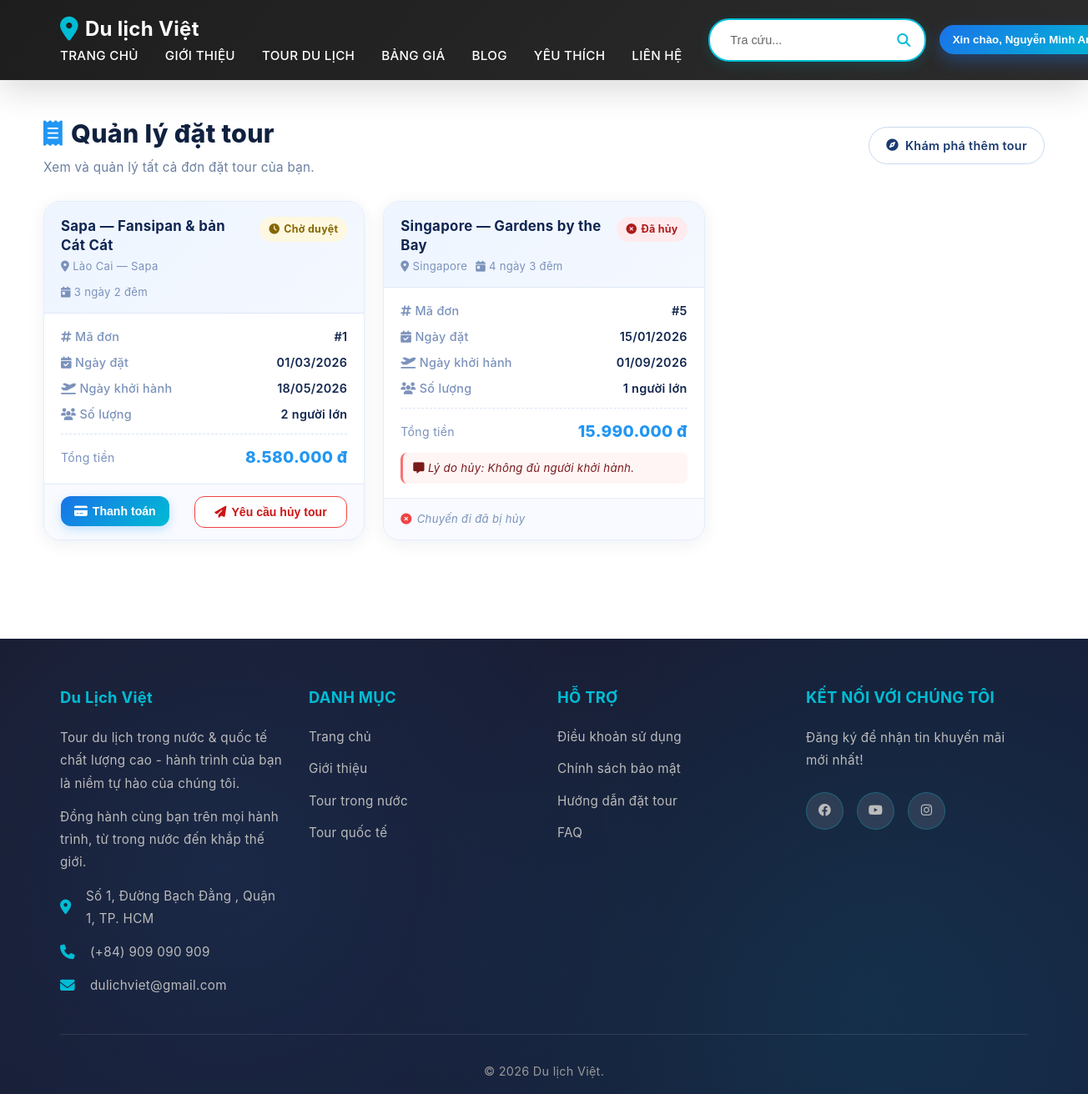
The page /frontend/my_bookings.php (signed in) on the database its author committed.
### tables this page shows
CREATE TABLE `bookings` (
  `id` INT UNSIGNED NOT NULL AUTO_INCREMENT,
  `user_id` INT UNSIGNED NOT NULL,
  `tour_id` INT UNSIGNED NOT NULL,
  `adults` INT UNSIGNED NOT NULL DEFAULT 1,
  `children` INT UNSIGNED NOT NULL DEFAULT 0,
  `departure_date` DATE NULL DEFAULT NULL,
  `coupon_code` VARCHAR(40) NULL DEFAULT NULL,
  `discount_amount` DECIMAL(12,2) NOT NULL DEFAULT 0.00,
  `holiday_surcharge_percent` TINYINT UNSIGNED NOT NULL DEFAULT 0,
  `holiday_surcharge_amount` DECIMAL(12,2) NOT NULL DEFAULT 0.00,
  `total_amount` DECIMAL(12,2) NOT NULL DEFAULT 0.00,
  `status` ENUM(
    'chờ duyệt',
    'đã xác nhận',
    'đã thanh toán',
    'yêu cầu hủy',
    'đã hủy'
  ) NOT NULL DEFAULT 'chờ duyệt',
  `cancel_reason` TEXT NULL DEFAULT NULL,
  `created_at` DATETIME NOT NULL DEFAULT CURRENT_TIMESTAMP,
  `updated_at` DATETIME NULL DEFAULT NULL ON UPDATE CURRENT_TIMESTAMP,
  PRIMARY KEY (`id`),
  KEY `idx_bookings_user` (`user_id`),
  KEY `idx_bookings_tour` (`tour_id`),
  KEY `idx_bookings_status` (`status`),
  KEY `idx_bookings_created` (`created_at`),
  CONSTRAINT `fk_bookings_user`
    FOREIGN KEY (`user_id`) REFERENCES `users` (`id`)
    ON DELETE CASCADE ON UPDATE CASCADE,
  CONSTRAINT `fk_bookings_tour`
    FOREIGN KEY (`tour_id`) REFERENCES `tours` (`id`)
    ON DELETE RESTRICT ON UPDATE CASCADE
);

CREATE TABLE `tours` (
  `id` INT UNSIGNED NOT NULL AUTO_INCREMENT,
  `category_id` INT UNSIGNED NULL DEFAULT NULL,
  `tour_name` VARCHAR(255) NOT NULL,
  `description` TEXT NULL,
  `journey_intro` MEDIUMTEXT NULL DEFAULT NULL,
  `highlights` MEDIUMTEXT NULL DEFAULT NULL,
  `departure_schedule` MEDIUMTEXT NULL DEFAULT NULL,
  `itinerary` MEDIUMTEXT NULL DEFAULT NULL,
  `destination` VARCHAR(255) NOT NULL,
  `duration` VARCHAR(80) NOT NULL DEFAULT '',
  `price` DECIMAL(12,2) NOT NULL DEFAULT 0.00,
  `image_url` VARCHAR(512) NULL DEFAULT NULL,
  `gallery_urls` MEDIUMTEXT NULL DEFAULT NULL,
  `available_slots` INT UNSIGNED NOT NULL DEFAULT 0,
  `status` ENUM('hiện','ẩn') NOT NULL DEFAULT 'hiện',
  `created_at` DATETIME NOT NULL DEFAULT CURRENT_TIMESTAMP,
  `updated_at` DATETIME NULL DEFAULT NULL ON UPDATE CURRENT_TIMESTAMP,
  PRIMARY KEY (`id`),
  KEY `idx_tours_category` (`category_id`),
  KEY `idx_tours_status` (`status`),
  CONSTRAINT `fk_tours_category`
    FOREIGN KEY (`category_id`) REFERENCES `categories` (`id`)
    ON DELETE SET NULL ON UPDATE CASCADE
);

### frontend/my_bookings.php (the view, shortened to what this page needs)
<?php
require_once __DIR__ . '/../includes/db.php';
$userId  = (int) $_SESSION['user_id'];
$bookings = [];
try {
    $stmt = $pdo->prepare(
        "SELECT b.id, b.adults, b.children, b.total_amount, b.status,
                b.cancel_reason, b.created_at,
                b.departure_date, b.coupon_code, b.discount_amount,
                b.holiday_surcharge_percent, b.holiday_surcharge_amount,
                t.tour_name, t.destination, t.duration
         FROM bookings b
         INNER JOIN tours t ON t.id = b.tour_id
         WHERE b.user_id = :user_id
         ORDER BY b.created_at DESC"
    );
    $stmt->execute(['user_id' => $userId]);
    $bookings = $stmt->fetchAll();
} catch (Throwable $e) {
    $bookings = [];
}
function statusMeta(string $status): array {
    return match ($status) {
        'chờ duyệt'    => ['class' => 'status-pending',   'label' => 'Chờ duyệt',    'icon' => 'fa-clock'],
        'đã xác nhận'  => ['class' => 'status-confirmed', 'label' => 'Đã xác nhận',  'icon' => 'fa-check-circle'],
        'đã thanh toán'=> ['class' => 'status-paid',      'label' => 'Đã thanh toán','icon' => 'fa-money-bill-wave'],
        'yêu cầu hủy'  => ['class' => 'status-cancel-req','label' => 'Yêu cầu hủy', 'icon' => 'fa-hourglass-half'],
        'đã hủy'       => ['class' => 'status-cancelled', 'label' => 'Đã hủy',       'icon' => 'fa-times-circle'],
        default        => ['class' => 'status-pending',   'label' => $status,         'icon' => 'fa-question-circle'],
    };
}
?>
<!doctype html>
<html lang="vi">
  <head>
    <link rel="stylesheet" href="../assets/css/style.css" />
    <link rel="stylesheet" href="https://cdnjs.cloudflare.com/ajax/libs/font-awesome/6.4.0/css/all.min.css" />
  </head>
  <body>
    <?php
      require __DIR__ . '/../includes/header.php';
    ?>
    <div class="container mb-page">
      <div class="mb-header">
        <div class="mb-header-left">
          <h1><i class="fas fa-receipt" style="color:#2196f3;margin-right:10px;"></i>Quản lý đặt tour</h1>
          <p>Xem và quản lý tất cả đơn đặt tour của bạn.</p>
        </div>
        <a href="tours.php" class="mb-back-btn">
          <i class="fas fa-compass"></i> Khám phá thêm tour
        </a>
      </div>
      <?php if (empty($bookings)): ?>
        <div class="mb-empty">
          <i class="fas fa-suitcase-rolling"></i>
          <p>Bạn chưa có đơn đặt tour nào.</p>
          <a href="tours.php"><i class="fas fa-search"></i> Tìm tour ngay</a>
        </div>
      <?php else: ?>
        <div class="bookings-grid">
          <?php foreach ($bookings as $booking):
            $bId      = (int) $booking['id'];
            $status   = (string) $booking['status'];
            $meta     = statusMeta($status);
            $total    = number_format((float) $booking['total_amount'], 0, ',', '.');
            $dateRaw  = (string) $booking['created_at'];
            $dateStr  = date('d/m/Y', strtotime($dateRaw));
            $cancelReason = (string) ($booking['cancel_reason'] ?? '');
          ?>
          <div class="booking-card">
            <div class="booking-card-top">
              <div>
                <p class="tour-name"><?= htmlspecialchars((string) $booking['tour_name'], ENT_QUOTES, 'UTF-8') ?></p>
                <div class="tour-meta">
                  <span><i class="fas fa-map-marker-alt"></i> <?= htmlspecialchars((string) $booking['destination'], ENT_QUOTES, 'UTF-8') ?></span>
                  <span><i class="fas fa-calendar-day"></i> <?= htmlspecialchars((string) $booking['duration'], ENT_QUOTES, 'UTF-8') ?></span>
                </div>
              </div>
              <span class="status-pill <?= $meta['class'] ?>">
                <i class="fas <?= $meta['icon'] ?>"></i>
                <?= htmlspecialchars($meta['label'], ENT_QUOTES, 'UTF-8') ?>
              </span>
            </div>
            <div class="booking-card-body">
              <div class="booking-info-row">
                <span class="label"><i class="fas fa-hashtag"></i> Mã đơn</span>
                <span class="value">#<?= $bId ?></span>
              </div>
              <div class="booking-info-row">
                <span class="label"><i class="fas fa-calendar-check"></i> Ngày đặt</span>
                <span class="value"><?= $dateStr ?></span>
              </div>
              <?php
                $depRaw = $booking['departure_date'] ?? null;
                $depStr = $depRaw ? date('d/m/Y', strtotime((string) $depRaw)) : '—';
              ?>
              <div class="booking-info-row">
                <span class="label"><i class="fas fa-plane-departure"></i> Ngày khởi hành</span>
                <span class="value"><?= htmlspecialchars($depStr, ENT_QUOTES, 'UTF-8') ?></span>
              </div>
              <div class="booking-info-row">
                <span class="label"><i class="fas fa-users"></i> Số lượng</span>
                <span class="value">
                  <?= (int)$booking['adults'] ?> người lớn
                </span>
              </div>
              <div class="booking-total">
                <span class="label">Tổng tiền</span>
                <span class="amount"><?= $total ?> đ</span>
              </div>
              <?php if ($cancelReason !== '' && in_array($status, ['yêu cầu hủy', 'đã hủy'], true)): ?>
                <div class="cancel-reason-note">
                  <i class="fas fa-comment-alt"></i>
                  <?= $status === 'yêu cầu hủy' ? 'Lý do bạn đã gửi:' : 'Lý do hủy:' ?>
                  <?= htmlspecialchars($cancelReason, ENT_QUOTES, 'UTF-8') ?>
                </div>
              <?php endif; ?>
            </div>
            <div class="booking-card-footer">
              <?php if ($status === 'chờ duyệt'): ?>
                <form method="post" action="" style="flex:1;">
                  <button type="submit" class="btn-pay"
                    onclick="return confirm('Xác nhận thanh toán đơn #<?= $bId ?>?')">
                    <i class="fas fa-credit-card"></i> Thanh toán
                  </button>
                </form>
                <button type="button" class="btn-cancel-open"
                  data-booking-id="<?= $bId ?>"
                  onclick="openCancelModal(<?= $bId ?>)">
                  <i class="fas fa-paper-plane"></i> Yêu cầu hủy tour
                </button>
              <?php elseif ($status === 'yêu cầu hủy'): ?>
                <div class="action-badge"><i class="fas fa-hourglass-half" style="color:#f59e0b;"></i> Đang xử lý yêu cầu hủy</div>
              <?php elseif ($status === 'đã hủy'): ?>
                <div class="action-badge"><i class="fas fa-times-circle" style="color:#ef4444;"></i> Chuyến đi đã bị hủy</div>
              <?php else: ?>
                <div class="action-badge"><i class="fas fa-info-circle"></i> <?= htmlspecialchars($status, ENT_QUOTES, 'UTF-8') ?></div>
              <?php endif; ?>
            </div>
          </div>
          <?php endforeach; ?>
        </div>
      <?php endif; ?>
    </div>
    <?php require __DIR__ . '/../includes/footer.php'; ?>
  </body>
</html>

### frontend/my_bookings.php (style rules this page uses)
.mb-page { padding: 40px 0 70px; }
.mb-header { display: flex; align-items: center; justify-content: space-between; flex-wrap: wrap; gap: 12px; margin-bottom: 28px; }
.mb-header-left h1 { font-size: 1.9rem; font-weight: 800; color: #10213f; margin: 0 0 4px; }
.mb-header-left p { color: #6b7fa0; margin: 0; font-size: 0.95rem; }
.mb-back-btn { display: inline-flex; align-items: center; gap: 8px; padding: 10px 20px; border-radius: 999px; background: #fff; border: 1.5px solid #c8d8f0; color: #1a3a70; font-weight: 600; font-size: 0.9rem; transition: all 0.2s; text-decoration: none; }
.bookings-grid { display: grid; grid-template-columns: repeat(auto-fill, minmax(340px, 1fr)); gap: 22px; }
.booking-card { background: #fff; border-radius: 20px; border: 1px solid #e4ecf9; box-shadow: 0 4px 20px rgba(15, 38, 90, 0.07); overflow: hidden; transition: transform 0.2s, box-shadow 0.2s; display: flex; flex-direction: column; }
.booking-card-top { padding: 18px 20px 14px; background: linear-gradient(135deg, #eef5ff 0%, #f4f8ff 100%); border-bottom: 1px solid #dde8f8; display: flex; justify-content: space-between; align-items: flex-start; gap: 10px; }
.booking-card-top .tour-name { font-size: 1.05rem; font-weight: 700; color: #0f2552; margin: 0 0 4px; line-height: 1.35; }
.booking-card-top .tour-meta { font-size: 0.82rem; color: #7b92bc; display: flex; gap: 10px; flex-wrap: wrap; }
.booking-card-top .tour-meta span { display: flex; align-items: center; gap: 4px; }
.status-pill { display: inline-flex; align-items: center; gap: 5px; padding: 5px 11px; border-radius: 999px; font-weight: 700; font-size: 0.78rem; white-space: nowrap; flex-shrink: 0; }
.status-pending { background: #fff8e1; color: #856700; }
.status-cancelled { background: #ffebee; color: #ae1a1a; }
.booking-card-body { padding: 16px 20px; flex: 1; }
.booking-info-row { display: flex; justify-content: space-between; margin-bottom: 8px; font-size: 0.9rem; }
.booking-info-row .label { color: #7b92bc; font-weight: 500; }
.booking-info-row .value { color: #12264f; font-weight: 600; }
.booking-total { margin-top: 12px; padding-top: 12px; border-top: 1px dashed #d8e4f5; display: flex; justify-content: space-between; align-items: center; }
.booking-total .label { color: #7b92bc; font-size: 0.88rem; }
.booking-total .amount { font-size: 1.2rem; font-weight: 800; color: #2196f3; }
.cancel-reason-note { background: #fff5f5; border-left: 3px solid #f87171; border-radius: 8px; padding: 8px 12px; font-size: 0.83rem; color: #7a1a1a; margin-top: 10px; font-style: italic; }
.booking-card-footer { padding: 14px 20px; background: #f8faff; border-top: 1px solid #e4ecf9; display: flex; gap: 10px; flex-wrap: wrap; }
.btn-pay { flex: 1; padding: 10px 16px; border: none; border-radius: 12px; background: linear-gradient(135deg, #1a73e8, #00bcd4); color: #fff; font-weight: 700; font-size: 0.88rem; cursor: pointer; display: inline-flex; align-items: center; justify-content: center; gap: 6px; transition: all 0.2s; box-shadow: 0 4px 12px rgba(33, 150, 243, 0.25); }
.btn-cancel-open { flex: 1; padding: 10px 16px; border: 1.5px solid #ef4444; border-radius: 12px; background: #fff; color: #cd1515; font-weight: 700; font-size: 0.88rem; cursor: pointer; display: inline-flex; align-items: center; justify-content: center; gap: 6px; transition: all 0.2s; }
.action-badge { font-size: 0.82rem; color: #7b92bc; font-style: italic; display: flex; align-items: center; gap: 6px; }

### rows shown on the page
bookings: tour.tour_name "Sapa — Fansipan & bản Cát Cát", tour.destination "Lào Cai — Sapa", tour.duration "3 ngày 2 đêm", status "Chờ duyệt", id "1", created_at "01/03/2026", departure_date "18/05/2026", adults "2", total_amount "8.580.000"
bookings: tour.tour_name "Singapore — Gardens by the Bay", tour.destination "Singapore", tour.duration "4 ngày 3 đêm", status "Đã hủy", id "5", created_at "15/01/2026", departure_date "01/09/2026", adults "1", total_amount "15.990.000", shows "Lý do hủy:", cancel_reason "Không đủ người khởi hành.", shows "Chuyến đi đã bị hủy"

### other values the page prints
$currentUserName !== '' ? $currentUserName : 'Tài khoản' "Nguyễn Minh…"
